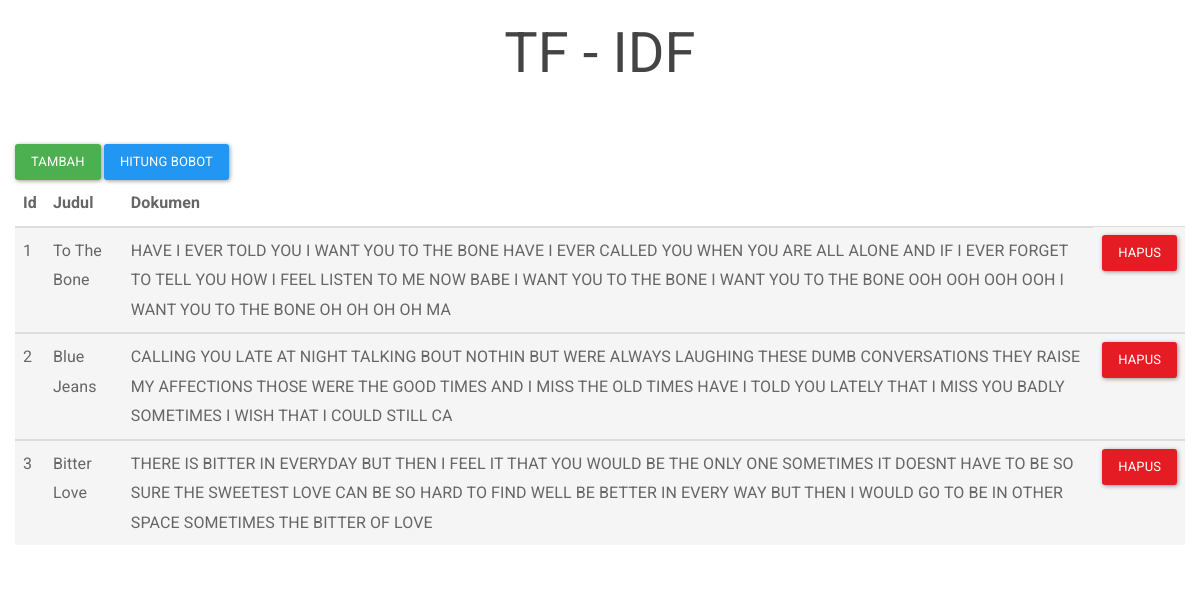
The page / on the database its author committed.
### tables this page shows
CREATE TABLE `tbberita` (
  `Id` int(11) NOT NULL,
  `Judul` varchar(100) NOT NULL,
  `Berita` varchar(255) NOT NULL
);

### koleksi.php (the view, shortened to what this page needs)
<div class="main">
  <div class="container">
    <div class="row">
      <a href="#" class="btn btn-success" id="tambah">Tambah</a>
      <a href="?rute=hitung" class="btn btn-primary" id="">Hitung Bobot</a>
      <table class="table table-striped table-hover ">
        <thead>
          <tr>
            <th>Id</th>
            <th>Judul</th>
            <th>Dokumen</th>
          </tr>
        </thead>
        <?php
        $result = mysqli_query($konek, "SELECT * FROM tbberita ORDER BY Id");
        while ($row = mysqli_fetch_array($result)) {
          echo '<tbody>
    	<tr class="active">';
          echo '<td>' . $row['Id'] . '</td>';
          echo '<td>' . $row['Judul'] . '</td>';
          echo '<td>' . $row['Berita'] . '</td>';
          echo '<td><a class="btn btn-danger" href="hapus.php?kode=' . $row['Id'] . '">Hapus</a>';
          echo '</tr>';
        }
        ?>
      </table>

### index.php (shortened to what this page needs)
<!DOCTYPE>
<html>
<head>
</head>
<body background-color="black">
	<a href="?rute=koleksi">
		<center>
			<h1>TF - IDF</h1>
		</center>
	</a>
	<br><br>
	<?php
	include "library/import.php";
	include "alur.php";
	?>
</body>
</html>

### library/import.php (shortened to what this page needs)
<link href="asset/css/bootstrap.min.css" rel="stylesheet">
<link href="asset/css/bootstrap.css" rel="stylesheet">
<link href="asset/css/sweetalert.css" rel="stylesheet">
<link href="asset/css/font-awesome.min.css" rel="stylesheet">

### alur.php (shortened to what this page needs)
<?php
if (!isset($_GET['rute'])) {
	include 'koleksi.php';
}

### rows shown on the page
tbberita: Id "1", Judul "To The Bone", Berita "HAVE I EVER TOLD YOU I WANT YOU TO THE BONE HAVE I EVER CALLED YOU WHEN YOU ARE ALL ALONE AND IF I EVER FORGET TO TELL YOU HOW I FEEL LISTEN TO ME NOW BABE I WANT YOU TO THE BONE I WANT YOU TO THE BONE OOH OOH OOH OOH I WANT YOU TO THE BONE OH OH OH OH MA"
tbberita: Id "2", Judul "Blue Jeans", Berita "CALLING YOU LATE AT NIGHT TALKING BOUT NOTHIN BUT WERE ALWAYS LAUGHING THESE DUMB CONVERSATIONS THEY RAISE MY AFFECTIONS THOSE WERE THE GOOD TIMES AND I MISS THE OLD TIMES HAVE I TOLD YOU LATELY THAT I MISS YOU BADLY SOMETIMES I WISH THAT I COULD STILL CA"
tbberita: Id "3", Judul "Bitter Love", Berita "THERE IS BITTER IN EVERYDAY BUT THEN I FEEL IT THAT YOU WOULD BE THE ONLY ONE SOMETIMES IT DOESNT HAVE TO BE SO SURE THE SWEETEST LOVE CAN BE SO HARD TO FIND WELL BE BETTER IN EVERY WAY BUT THEN I WOULD GO TO BE IN OTHER SPACE SOMETIMES THE BITTER OF LOVE"
